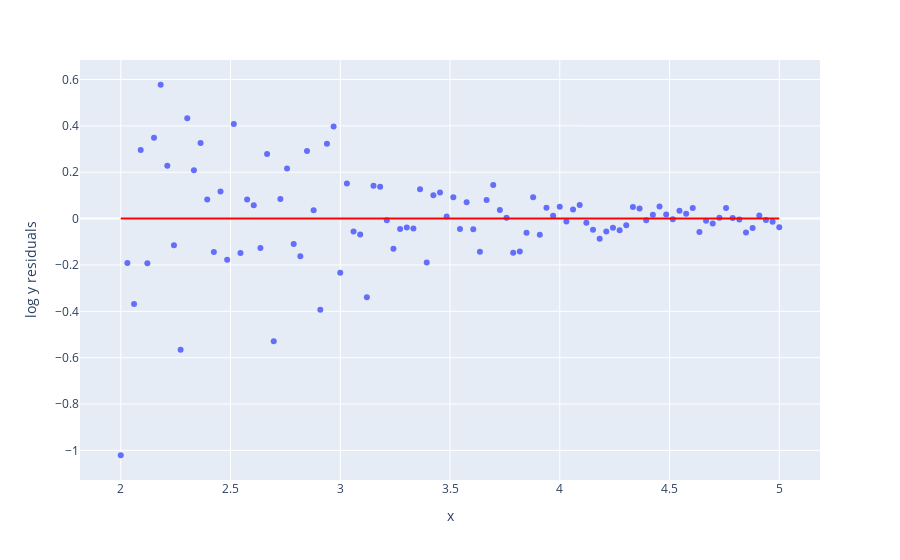

Notebook source saved alongside this figure:
### Markdown cell above
That looks much better! We can verify that the residual plot has no "patterns":

### Code cell
create_residual_plot(df_2, 'x', 'log y')
